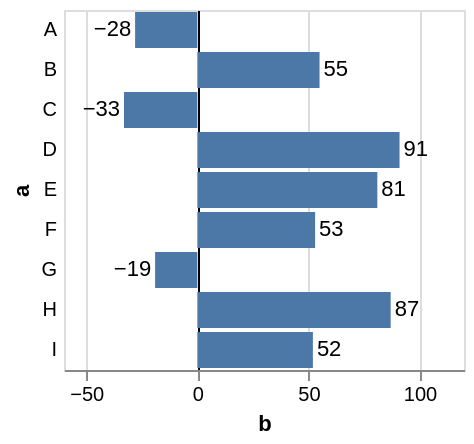

Vega-Lite specification for this chart:
### Vega specification from a JSON file in a GitHub repository (floating-point values rounded to 4 significant figures)
{"$schema": "https://vega.github.io/schema/vega/v5.json", "description": "A bar chart with negative values. We can hide the axis domain line, and instead use a conditional grid color to draw a zero baseline.", "background": "white", "padding": 5, "width": 200, "style": "cell", "data": [{"name": "source_0", "values": [{"a": "A", "b": -28}, {"a": "B", "b": 55}, {"a": "C", "b": -33}, {"a": "D", "b": 91}, {"a": "E", "b": 81}, {"a": "F", "b": 53}, {"a": "G", "b": -19}, {"a": "H", "b": 87}, {"a": "I", "b": 52}]}, {"name": "data_1", "source": "source_0", "transform": [{"type": "stack", "groupby": ["a"], "field": "b", "sort": {"field": [], "order": []}, "as": ["b_start", "b_end"], "offset": "zero"}, {"type": "filter", "expr": "isValid(datum[\"b\"]) && isFinite(+datum[\"b\"])"}]}, {"name": "data_2", "source": "source_0", "transform": [{"type": "filter", "expr": "isValid(datum[\"b\"]) && isFinite(+datum[\"b\"])"}]}], "signals": [{"name": "y_step", "value": 20}, {"name": "height", "update": "bandspace(domain('y').length, 0.1, 0.05) * y_step"}], "marks": [{"name": "layer_0_marks", "type": "rect", "style": ["bar"], "from": {"data": "data_1"}, "encode": {"update": {"fill": {"value": "#4c78a8"}, "ariaRoleDescription": {"value": "bar"}, "description": {"signal": "\"a: \" + (isValid(datum[\"a\"]) ? datum[\"a\"] : \"\"+datum[\"a\"]) + \"; b: \" + (format(datum[\"b\"], \"\"))"}, "x": {"scale": "x", "field": "b_end"}, "x2": {"scale": "x", "field": "b_start"}, "y": {"scale": "y", "field": "a"}, "height": {"scale": "y", "band": 1}}}}, {"name": "layer_1_marks", "type": "text", "style": ["text"], "from": {"data": "data_2"}, "encode": {"update": {"align": {"signal": "datum.b < 0 ? 'right' : 'left'"}, "dx": {"signal": "datum.b < 0 ? -2 : 2"}, "fill": {"value": "black"}, "description": {"signal": "\"a: \" + (isValid(datum[\"a\"]) ? datum[\"a\"] : \"\"+datum[\"a\"]) + \"; b: \" + (format(datum[\"b\"], \"\"))"}, "x": {"scale": "x", "field": "b"}, "y": {"scale": "y", "field": "a", "band": 0.5}, "text": {"signal": "format(datum[\"b\"], \"\")"}, "baseline": {"value": "middle"}}}}], "scales": [{"name": "x", "type": "linear", "domain": {"fields": [{"data": "data_1", "field": "b_start"}, {"data": "data_1", "field": "b_end"}, {"data": "data_2", "field": "b"}]}, "range": [0, {"signal": "width"}], "padding": 20, "nice": true, "zero": true}, {"name": "y", "type": "band", "domain": {"fields": [{"data": "data_1", "field": "a"}, {"data": "data_2", "field": "a"}], "sort": true}, "range": {"step": {"signal": "y_step"}}, "paddingInner": 0.1, "paddingOuter": 0.05}], "axes": [{"scale": "x", "orient": "bottom", "gridScale": "y", "grid": true, "tickCount": {"signal": "ceil(width/40)"}, "encode": {"grid": {"update": {"stroke": [{"test": "datum.value === 0", "value": "black"}, {"value": "#ddd"}]}}}, "domain": false, "labels": false, "aria": false, "maxExtent": 0, "minExtent": 0, "ticks": false, "zindex": 0}, {"scale": "x", "orient": "bottom", "grid": false, "title": "b", "labelFlush": true, "labelOverlap": true, "tickCount": {"signal": "ceil(width/40)"}, "zindex": 0}, {"scale": "y", "orient": "left", "grid": false, "title": "a", "domain": false, "labelAngle": 0, "labelPadding": 4, "ticks": false, "labelAlign": "right", "zindex": 0}]}
